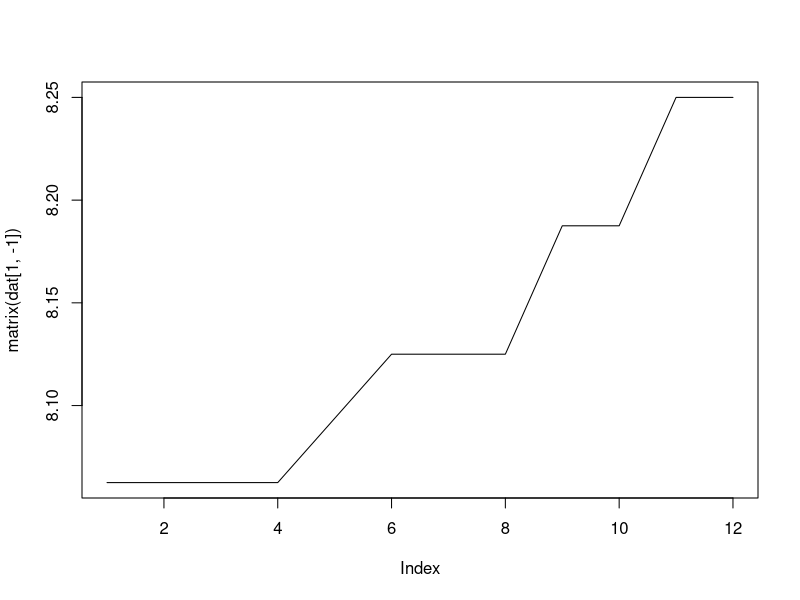
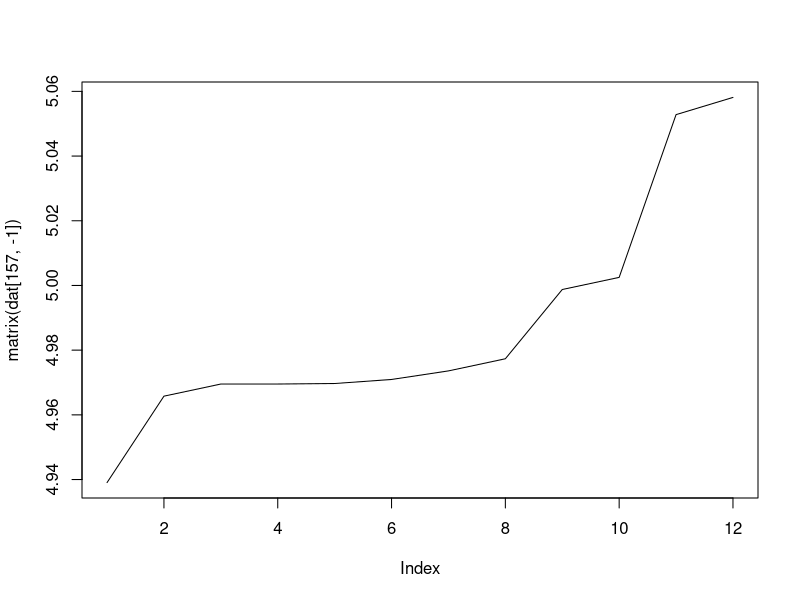

Reproduce these figures in R, in order. (Note: this script raises an error after producing the figures.)
library(tidyverse)

### Read Data ###

#The file moint.txt contains monthly data on zero-coupon interest rates (U.S. Interbank
# Rates, London) corresponding to maturities 1 through 12 months.

dat <- read_delim("Term Structure/Data/moint.txt", delim = " ", )[-1,]


moint <- read_table2("Term Structure/Data/moint.txt", col_types = cols(Code = col_skip(), BBUSD1M = col_double(), BBUSD2M = col_double(), BBUSD3M = col_double(), BBUSD4M = col_double(), BBUSD5M = col_double(), 
BBUSD6M = col_double(), BBUSD7M = col_double(), 
BBUSD8M = col_double(), BBUSD9M = col_double(), 
BBUSD10 = col_double(), BBUSD11 = col_double(), BBUSD12 = col_double()))


moint <- moint[-1,]       

plot(matrix(dat[1,-1]), type = "l")

plot(matrix(dat[157,-1]), type = "l")


### Data Exercise ### 

# We wish to test the expectations hypothesis using the Yield Spread test# #

# Work with equations 10.2.14 10.2.15 and 10.2.16 in CLM.
# Page 421

# Compute Yield Spread #
sn <- matrix(NA,nrow = nrow(dat), ncol=ncol(dat)-1)

for (i in 1:nrow(sn)){
  for (j in 1:ncol(sn)){
    sn[i,j] = log(moint[[i,j]]) - log(moint[[i,1]])
  }
}



# McCulloch and Kwon (1993) #
# https://www.asc.ohio-state.edu/mcculloch.2/ts/mcckwon/mccull.htm
# We need to get zero zield data from 1952 to 1991. The data is in a very bad structure, must be cleaned. 
library(readr)
zeroyld1 <- read_table2("Term Structure/Data/zeroyld1.txt", skip = 8, col_names = c("X1", "X2", "X3", "X4", "X5", "X6", "X7", "X8", "X9"))
zeroyld2 <- read_table2("Term Structure/Data/zeroyld2.txt", skip = 16, col_names = c("X1", "X2", "X3", "X4", "X5", "X6", "X7", "X8", "X9"))


# Start at 1952
Zero_trimmed <- zeroyld1[-(1:488),]

# Get indicies of metadata
MetaIndicies <- sequence(nrow(Zero_trimmed)/8, from = 1, by = 8)
MetaIndicies_2 <- sequence(nrow(zeroyld2)/8, from = 1, by = 8)


# Put metadata in frame
Zero_Metadata <- Zero_trimmed[MetaIndicies, ]
Zero_Metadata_2 <- zeroyld2[MetaIndicies_2, ]

# Maturities in years
Maturities = c(0.000, 0.083, 0.167,0.250, 0.333, 0.417, 0.500, 
              0.583, 0.667,0.750, 0.833, 0.917, 1.000, 1.083,
              1.167, 1.250, 1.333,1.417, 1.500, 1.750, 2.000,
              2.500, 3.000, 4.000, 5.000, 6.000, 7.000, 8.000,
              9.000, 10.000, 11.000, 12.000, 13.000, 14.000, 15.000,
              16.000, 17.000, 18.000, 19.000, 20.000, 21.000, 22.000,
              23.000, 24.000, 25.000, 26.000, 27.000, 28.000, 29.000,
              30.000, 31.000, 32.000, 33.000, 34.000, 35.000, 40.000)



# Remove metadata from yield data
Zero_nometa <- Zero_trimmed[-MetaIndicies,]
Zero_nometa_2 <- zeroyld2[-MetaIndicies_2,]

# Create 3d array for yield data
Zero_arr <- array(NA, dim = c(nrow(Zero_Metadata), 7,9))
Zero_arr_2 <- array(NA, dim = c(nrow(Zero_Metadata_2), 7,9))

# Get indicies for 3d arrays
Zero_seq <- sequence(nrow(Zero_nometa)/7, from =1, by =7)
Zero_seq_2 <- sequence(nrow(Zero_nometa_2)/7, from =1, by =7)


# Convert 2d array to 3d array
for (i in 1:dim(Zero_arr)[1]){
  for (j in 1:dim(Zero_arr)[2]){
    for (k in 1:dim(Zero_arr)[3]){
      Zero_arr[i,j,k] = Zero_nometa[[Zero_seq[i]+j-1,k]]
    }
  }
}

for (i in 1:dim(Zero_arr_2)[1]){
  for (j in 1:dim(Zero_arr_2)[2]){
    for (k in 1:dim(Zero_arr_2)[3]){
      Zero_arr_2[i,j,k] = Zero_nometa_2[[Zero_seq_2[i]+j-1,k]]
    }
  }
}


# Convert 3d array back to 2d array
New_arr = array(Zero_arr, dim = c(dim(Zero_arr)[1], dim(Zero_arr)[2]*dim(Zero_arr)[3]))
New_arr_2 = array(Zero_arr_2, dim = c(dim(Zero_arr_2)[1], dim(Zero_arr_2)[2]*dim(Zero_arr_2)[3]))


for (i in 1:nrow(New_arr)){
  New_arr[i,] = array(t(Zero_arr[i,,]))
}

for (i in 1:nrow(New_arr_2)){
  New_arr_2[i,] = array(t(Zero_arr_2[i,,]))
}

# FINAL ARRAY THAT WORKS! # 

Final_arr <- rbind(New_arr, New_arr_2)


# Compute Yield Spread #
sn <- matrix(NA,nrow = nrow(New_arr), ncol=1)

for (i in 1:nrow(sn)){
  for (j in 1:ncol(sn)){
    sn[i,j] = log(New_arr[[i,3]]) - log(New_arr[[i,2]])
  }
}


### Beta test ### 

# Equation (10.2.16)
LongYield <- function(y1, yn, yn_minus, n){
  Y = array(NA, dim = (length(y1)-1))
  
  for (i in 1:(length(Y))){
    Y[i] = yn_minus[i+1] - yn[i]
  }
  
  sn = (yn-y1)/(n-1) # Compute spread and divide by n-1
  reg = lm(reg <- lm(Y ~ sn[1:(length(sn)-1)])) #  Equation 10.2.16
  
  return(reg)
}

LongYield(Final_arr[,2], Final_arr[,13], Final_arr[,12], 12)


### Gamma Test ###  From slides

ShortRate <- function(y1,yn,yn_minus, n){
  sn = array(NA, dim = (length(y1))) 
  
  for (i in 1:(length(Y))){
    sn[i] = yn[i] - y1[i] # Yield spread
  }
  sn_star <- array(NA, dim = (length(y1)-n))
  
  for (i in 2:(length(sn_star)+1)){
    sn_star_i = array(NA, dim = (n))
    for (j in 0:(n-1)){
      sn_star_i[j+1] = (1-j/n)*(y1[i+j] - y1[i+j-1]) 
    }
    
    sn_star[i-1] = sum(sn_star_i)
    
  }
  reg <- lm(sn_star~Y[2:(length(sn_star)+1)]) 
  return(reg)
}

ShortRate(Final_arr[,2], Final_arr[,3], Final_arr[,2], 2)



### Gamma Test ### From book

ShortRate <- function(y1,yn,yn_minus, n){
  sn = array(NA, dim = (length(y1)))
  
  for (i in 1:(length(sn))){
    sn[i] = yn[i] - y1[i] 
  }
  sn_star <- array(NA, dim = (length(y1)-n))
  
  #sn_star = equation 10.2.17
  for (i in 1:(length(sn_star))){
    sn_star_i = array(NA, dim = (n-1))
    for (j in 1:(n-1)){
      sn_star_i[j] = (1-j/n)*(y1[i+j] - y1[i+j-1]) 
    }
    sn_star[i] = sum(sn_star_i)
  }
  
  reg <- lm(sn_star~sn[1:length(sn_star)]) # Equation 10.2.18 
  
  return(reg)
}


# The equations from the book work

reg <- ShortRate(Final_arr[,2], Final_arr[,3], Final_arr[,2], 2)

summary(reg)

plot(reg$residuals, type = "l")


##### Vasicek vs CIR ##### 

# We regress Y1,t+1 - y1,t on y_1t, square the residuals

HM <- function(y1){
  sn <- diff((y1))
  y1 = y1[1:(length(y1)-1)]
  
  reg <- lm(sn ~ y1)
  
  reg_resid <- lm(reg$residuals**2 ~ y1**2)
  
  
  return(reg_resid)
  
}

test <- HM(Final_arr[,2])

summary(test)


# Fix the moint format because it is weird #
Moint_1 <- as.vector(moint[-1,1])
moint_arr <- array(NA, dim = nrow(Moint_1))

for (i in 1:nrow(Moint_1)){
  moint_arr[i] = Moint_1[[i,1]]
}

test_moint <- HM((moint_arr))

summary(test_moint)

# Coefficient for y1 is insigificant (barely) The Vasicek model is favored


# Homoskedastic model # 


b = test_moint$coefficients[[2]]

phi = b+1



## Get Beta ## 

# Get forward rate 


fw <- moint[-1,11]$BBUSD11 + 12*(moint[-1,12]$BBUSD12 - moint[-1,11]$BBUSD11)

plot(fw)


avg_diff <- 1/nrow(fw)*sum(fw - moint[-1,1])

nrow(fw)

sum(fw-moint[-1,1])

sigma2 <- var(test_moint$residuals)
sigma2

beta = 2
f <- function(beta){
  res = -(1/(1-phi))**2*sigma2/2-(beta/(1-phi))*sigma2 - avg_diff
  return(res)
}

beta <- uniroot(f, lower = -100, upper = 1000)$root

beta

mu = mean(moint[-1,1]$BBUSD1M) + beta**2*sigma2/2


mean(moint[-1,1]$BBUSD1M)

(1-phi)*(mu-0.5*beta**2*sigma2)

test_moint$coefficients

x_t <- moint[-1,1]$BBUSD1M + 0.5*beta**2*sigma2

plot(x_t, type = "l")

fnt <- function(n, mu, beta, phi, sigma2, xt){
  fnt <- array(NA, dim = length(xt))
  fnt <- mu - (beta + (1-phi**n)/(1-phi))**2*sigma2/2+(phi**n)*(x_t-mu)
  
  return(fnt)
}


fnt_arr <- array(NA, dim = c(length(x_t), 11))

length(x_t)

for (i in 1:11){
  fnt_arr[,i] <- fnt(i+1, mu,beta,phi,sigma2,x_t)
}

plot(fnt_arr[,11], type = "l")
plot(fw)


fnt_arr-fw

head(fnt_arr[,11])
head(fw)


plot(fw)

fw
plot(fw$BBUSD11)


fw

plot(moint[2,])

moint[50,]


##### Test with Large data #####


HM <- function(y1){
  sn <- diff((y1))
  y1 = y1[1:(length(y1)-1)]
  
  reg <- lm(sn ~ y1)
  
  reg_resid <- lm(reg$residuals**2 ~ y1**2)
  
  
  return(reg_resid)
  
}

test <- HM(Final_arr[,2])

Final_arr

b = test$coefficients[[2]]

phi = b+1

fw <- Final_arr[,11] + 12*(Final_arr[,13] - Final_arr[,11])

avg_diff <- 1/length(fw)*sum(fw - Final_arr[,2])

sigma2 <- var(test$residuals)

beta <- uniroot(f, lower = -100, upper = 1000)$root

mu = mean(Final_arr[,2]) + beta**2*sigma2/2

x_t <- Final_arr[,2] + 0.5*(beta**2)*sigma2

fnt_arr <- array(NA, dim = c(length(x_t), 11))

for (i in 1:11){
  fnt_arr[,i] <- fnt(i+1, mu,beta,phi,sigma2,x_t)
}

plot(fnt_arr[1,])


